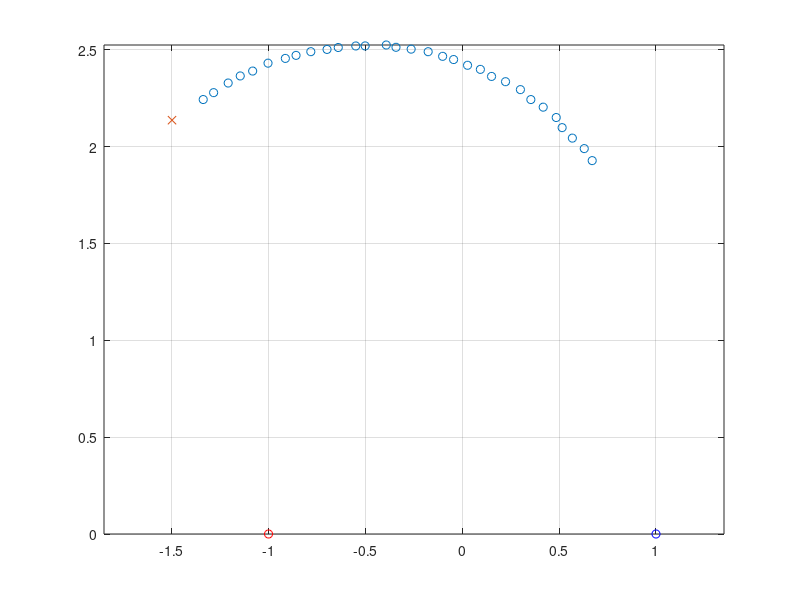

MATLAB code to generate this figure:
clear;clc;close all



load('radarmeasdata_cart.mat')

rhobhist = rhobhist';
rhoahist = rhoahist';
thist = thist';

% x = [ψ0; y1r0; y2r0;ψ;vr].

la = -1; % m
lb = 1; % m

sig_rhoa = .005; % m
sig_rhob = .005; % m

R = diag([sig_rhoa^2, sig_rhob^2]); % m^2
Ra = chol(R); % Cholesky-factor square root, m^2
Rainv = inv(Ra);

y1z = (rhobhist.^2 - rhoahist.^2 - lb^2 + la^2) / 2 / (la - lb); % m
y2z = sqrt(rhoahist.^2 - (y1z - la).^2); % m

v1z = diff(y1z) / (thist(2) - thist(1)); v1z = [v1z, v1z(end)]; % m/s
v2z = diff(y2z) / (thist(2) - thist(1)); v2z = [v2z, v2z(end)];  % m/s


y0 = [y1z(1); y2z(1)] - thist(1) * [v1z(1); v2z(1)]; % m

% x = [y1z'; y2z'; v1z'; v2z'];

% ψ0 = atan2(vr2,vr1) and vr = ||vr||.

psi0 = atan2(v2z(1), v1z(1)); % rad
psidot0 = 0; % rad/s
vr0 = sqrt(v2z(1)^2 + v1z(1)^2); % m/s

x = [psi0; y0(1); y0(2); psidot0; vr0]; % rad; m; m; rad/s; m/s


za = Rainv' * [rhoahist; rhobhist]; % measurements, m; m



%% plotting
close all

figure
plot(y1z, y2z, 'o')
hold on
plot(la, 0, 'ro')
plot(lb, 0, 'bo')
plot(y0(1), y0(2), 'x')

grid on
axis equal





% fprintf('5: \n\tk_q0: %f\n\tPmd: %f\n', k_q0, Pmd)

%%
% z = ha([y1z; y2z], Rainv, la, lb);

function z = ha(x, Rainv, la, lb)

z = Rainv' * ...
    [vecnorm(x(2:3, :) - [la; 0]); ...
     vecnorm(x(2:3, :) - [lb; 0])]; % m; m

end % function


% function J = 






